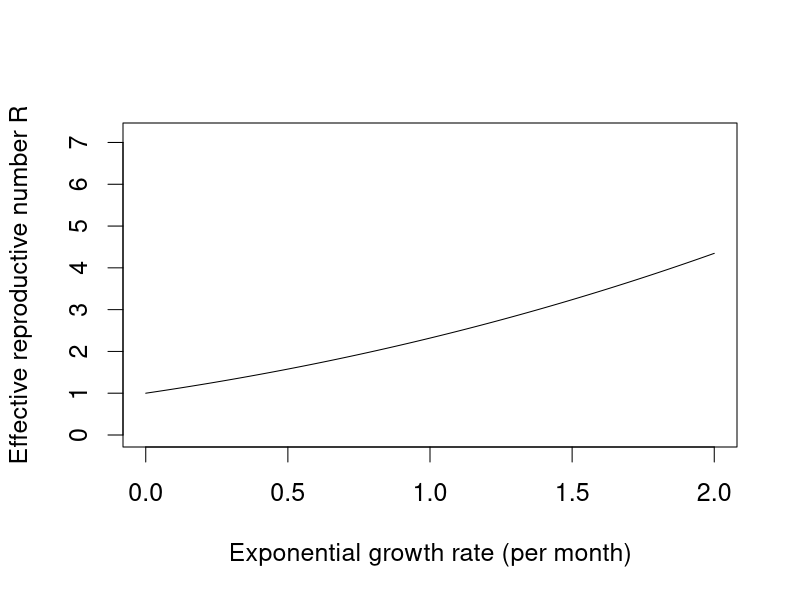
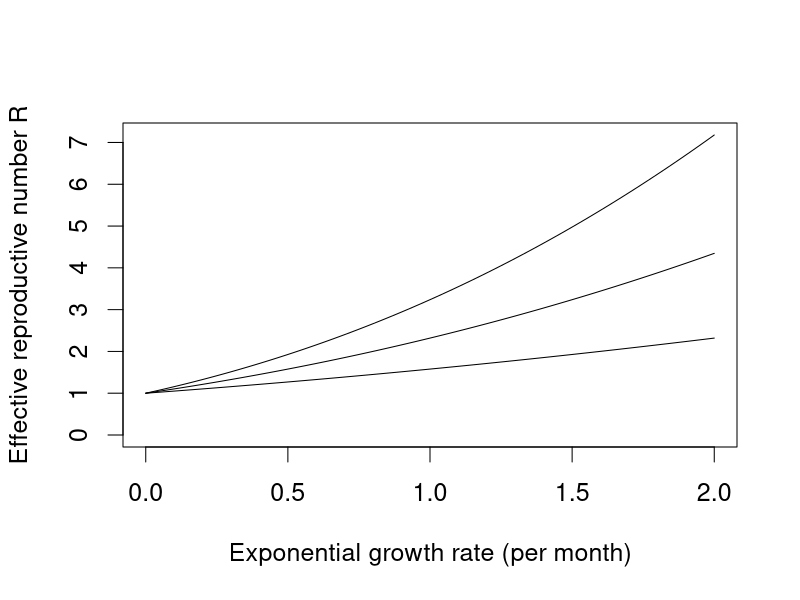
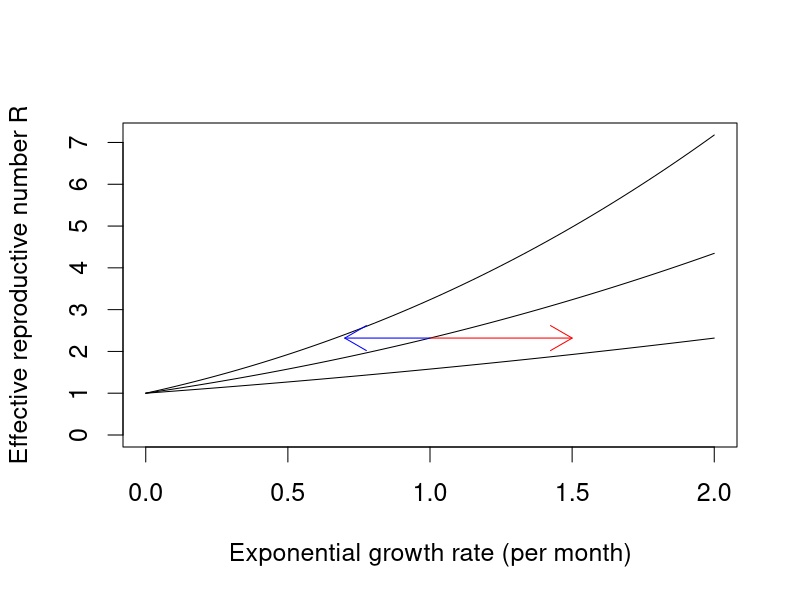
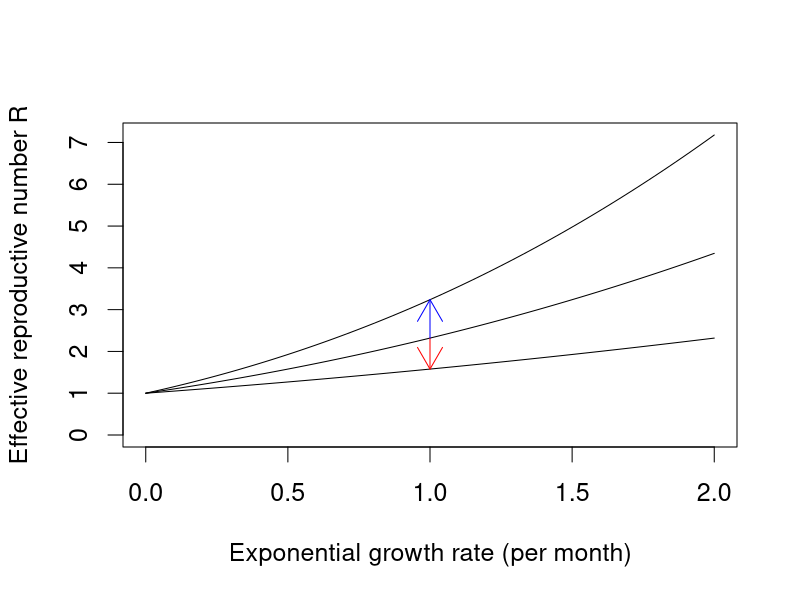

Recreate these plots in R, in order.
set.seed(628)

par(cex=1.5)

kap <- 0.4
steps <- 100
r <- seq(0, 2, length.out=steps+1)
mid <- round((steps+2)/2)

G <- c(15, 30, 45)/30

R <- list()

for (i in (1:length(G))){
	R[[i]] <- (1+r*G[[i]]*kap)^(1/kap)
}

lineplot <- function(r, l, top){
	plot(NULL, NULL
		, xlim = range(r)
		, ylim = c(0, top)
		, xlab = "Exponential growth rate (per month)"
		, ylab = "Effective reproductive number R"
	)
	for (Rc in l){ lines(r, Rc)}
}

lineplot(r, R[2], max(R[[3]]))
lineplot(r, R, max(R[[3]]))

lineplot(r, R, max(R[[3]]))
arrows(r[[mid]], R[[2]][[mid]] 
	, x1=c(r[[mid]]+0.5, r[[mid]]-0.3)
	, col=c("red", "blue")
)

lineplot(r, R, max(R[[3]]))
arrows(r[[mid]], R[[2]][[mid]] 
	, y1=c(R[[1]][[mid]], R[[3]][[mid]])
	, col=c("red", "blue")
)

